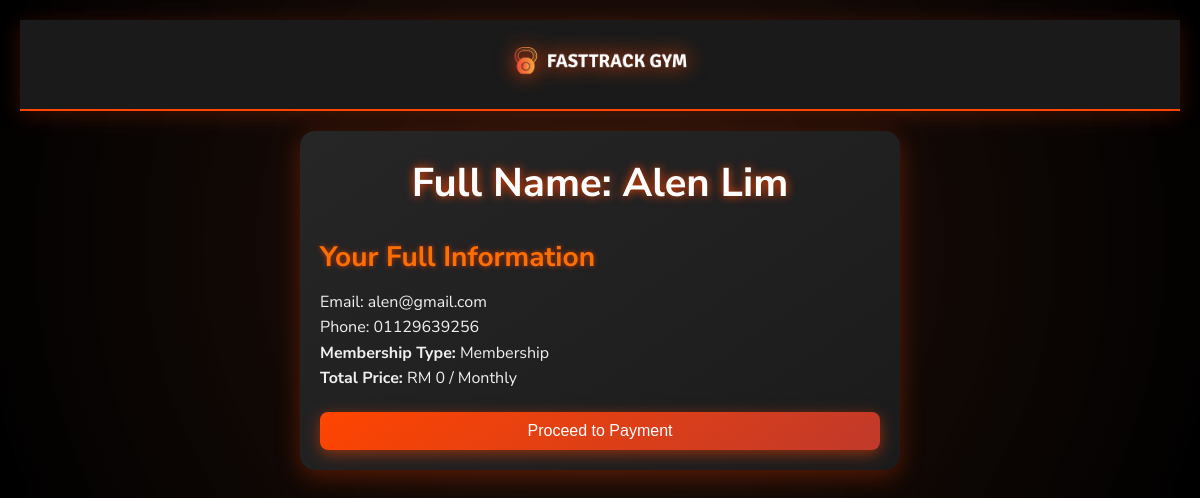
/FastTrack/membership_summary.php (signed in), run on the app's committed database.
### tables this page shows
CREATE TABLE `users` (
  `id` int NOT NULL,
  `full_name` varchar(100) NOT NULL,
  `email` varchar(100) NOT NULL,
  `password` varchar(255) NOT NULL,
  `phoneNo` text,
  `verification_token` varchar(255) DEFAULT NULL,
  `verified` tinyint(1) DEFAULT '0',
  `created_at` timestamp NULL DEFAULT CURRENT_TIMESTAMP,
  `user_type` varchar(50) NOT NULL DEFAULT 'user',
  `reset_token` varchar(255) DEFAULT NULL,
  `reset_token_expiry` datetime DEFAULT NULL
);

### FastTrack/membership_summary.php (the view, shortened to what this page needs)
<?php
$servername = "localhost";
$username = "Webs392024";
$password = "Webs392024";
$dbname = "fasttrack_gym";
$conn = new mysqli($servername, $username, $password, $dbname);
$user_id = $_SESSION['user_id'];
$sql = "SELECT full_name, email, phoneNo FROM users WHERE id = ?";
$stmt = $conn->prepare($sql);
$stmt->bind_param("i", $user_id);
$stmt->execute();
$stmt->bind_result($full_name, $email, $phoneNo);
$membership = '';
$price = 0;
?>
<!DOCTYPE html>
<html lang="en">
<head>
    <link rel="stylesheet" href="css/summary.css">
</head>
<body>
<header class="header-section">
    <div class="logo">
        <a href="./customer.html">
            <img src="img/logo3.png" alt="FastTrack Gym Logo">
        </a>
    </div>
</header>
<div class="profile-container">
    <div class="profile-wrap">
        <h1 class="profile-name">Full Name: <?php echo htmlspecialchars($full_name); ?></h1>
        <div class="profile-info">
            <h3>Your Full Information</h3>
        </div>
        <div class="full-info">
            <p>Email: <?php echo htmlspecialchars($email); ?></p>
            <p>Phone: <?php echo htmlspecialchars($phoneNo); ?></p>
            <p><strong>Membership Type:</strong> <?php echo ucfirst($membership); ?> Membership</p>
            <p><strong>Total Price:</strong> RM <?php echo $price; ?> / Monthly</p>
        </div>
        <button class="pay-btn" onclick="proceedToPayment('<?php echo $membership; ?>')">Proceed to Payment</button>
    </div>
</div>
</body>
</html>

### FastTrack/css/summary.css (style rules this page uses)
* { margin: 0; padding: 0; box-sizing: border-box; }
body { font-family: 'Nunito Sans', sans-serif; background-color: #0d0d0d; color: #f0f0f0; line-height: 1.6; padding: 20px; background-image: radial-gradient(circle, rgba(255,69,0,0.1), rgba(0,0,0,1)); }
.header-section { background-color: #1a1a1a; padding: 20px; text-align: center; border-bottom: 2px solid #ff4500; box-shadow: 0 4px 20px rgba(255, 69, 0, 0.2); }
.logo img { max-width: 180px; filter: drop-shadow(0 0 10px #ff4500); }
h1 { color: #ff4500; }
.profile-container { display: flex; justify-content: center; margin-top: 20px; }
.profile-name { font-size: 2.5rem; margin-bottom: 20px; text-align: center; color: #ffffff; text-shadow: 0 0 10px #ff4500; }
.profile-wrap { background: linear-gradient(145deg, #262626, #1b1b1b); padding: 20px; border-radius: 15px; box-shadow: 0 6px 25px rgba(255, 69, 0, 0.3); width: 100%; max-width: 600px; }
.profile-info { margin-bottom: 10px; font-size: 1.5rem; color: #ff6f00; text-shadow: 0 0 5px rgba(255, 69, 0, 0.7); }
.full-info { margin-bottom: 10px; font-size: 1rem; color: #f0f0f0; }
.pay-btn { display: block; background: linear-gradient(145deg, #ff4500, #c0392b); color: white; padding: 10px 20px; border: none; border-radius: 8px; cursor: pointer; margin-top: 20px; width: 100%; font-size: 1rem; text-align: center; box-shadow: 0 4px 15px rgba(255, 69, 0, 0.5); transition: background 0.3s ease-in-out; }

### data on the page
users: full_name "Alen Lim", email "alen@gmail.com", phoneNo "01129639256"

### other printed values
$price "0"
